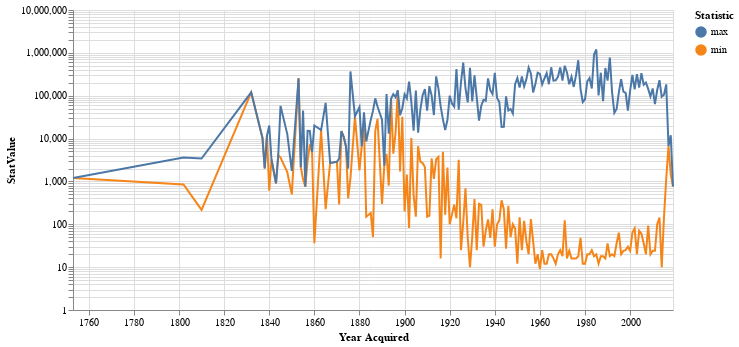

Notebook source saved alongside this figure:
### Code cell
# Create a selection that chooses the nearest point & selects based on x-value
# commented out is true for the version 5 docs (we are in Altair version 4)
#nearest = alt.selection_point(nearest=True, on='mouseover',
#                        fields=['Year Acquired'], empty=False)
nearest = alt.selection(type='single', nearest=True, on='mouseover',
                        fields=['Year Acquired'], empty='none')

# The basic line
#line = alt.Chart(source).mark_line(interpolate='basis').encode(
line = alt.Chart(source).mark_line().encode(
    alt.Y('StatValue:Q', scale=alt.Scale(type='log')),
    x='Year Acquired:T',
    #y='y:Q',
    color='Statistic:N'
)

# Transparent selectors across the chart. This is what tells us
# the x-value of the cursor
selectors = alt.Chart(source).mark_point().encode(
    x='Year Acquired:T',
    opacity=alt.value(0),
).add_selection(
    nearest
)
# version 5 docs
# ).add_params(
#     nearest
# )

# Draw points on the line, and highlight based on selection
points = line.mark_point().encode(
    opacity=alt.condition(nearest, alt.value(1), alt.value(0))
)

# Draw text labels near the points, and highlight based on selection
text = line.mark_text(align='left', dx=5, dy=-5).encode(
    text=alt.condition(nearest, 'StatValue:Q', alt.value(' '))
)

# Draw a rule at the location of the selection
rules = alt.Chart(source).mark_rule(color='gray').encode(
    x='Year Acquired:T',
).transform_filter(
    nearest
)

# Put the five layers into a chart and bind the data
alt.layer(
    line, selectors, points, rules, text
).properties(
    width=600, height=300
)

### Figure 1 — Vega-Lite specification as saved in the notebook (floating-point values rounded to 4 significant figures; data arrays with more than 128 entries replaced by an {"elided": "..."} marker saying what was removed)
{"config": {"view": {"continuousWidth": 400, "continuousHeight": 300}}, "layer": [{"mark": "line", "encoding": {"color": {"field": "Statistic", "type": "nominal"}, "x": {"field": "Year Acquired", "type": "temporal"}, "y": {"field": "StatValue", "scale": {"type": "log"}, "type": "quantitative"}}}, {"mark": "point", "encoding": {"opacity": {"value": 0}, "x": {"field": "Year Acquired", "type": "temporal"}}, "selection": {"selector004": {"type": "single", "nearest": true, "on": "mouseover", "fields": ["Year Acquired"], "empty": "none"}}}, {"mark": "point", "encoding": {"color": {"field": "Statistic", "type": "nominal"}, "opacity": {"condition": {"value": 1, "selection": "selector004"}, "value": 0}, "x": {"field": "Year Acquired", "type": "temporal"}, "y": {"field": "StatValue", "scale": {"type": "log"}, "type": "quantitative"}}}, {"mark": {"type": "rule", "color": "gray"}, "encoding": {"x": {"field": "Year Acquired", "type": "temporal"}}, "transform": [{"filter": {"selection": "selector004"}}]}, {"mark": {"type": "text", "align": "left", "dx": 5, "dy": -5}, "encoding": {"color": {"field": "Statistic", "type": "nominal"}, "text": {"condition": {"field": "StatValue", "type": "quantitative", "selection": "selector004"}, "value": " "}, "x": {"field": "Year Acquired", "type": "temporal"}, "y": {"field": "StatValue", "scale": {"type": "log"}, "type": "quantitative"}}}], "data": {"name": "data-2049f89c5f104fbdf62cec09dd97f2f3"}, "height": 300, "width": 600, "$schema": "https://vega.github.io/schema/vega-lite/v4.17.0.json", "datasets": {"data-2049f89c5f104fbdf62cec09dd97f2f3": {"elided": "342 records"}}}
